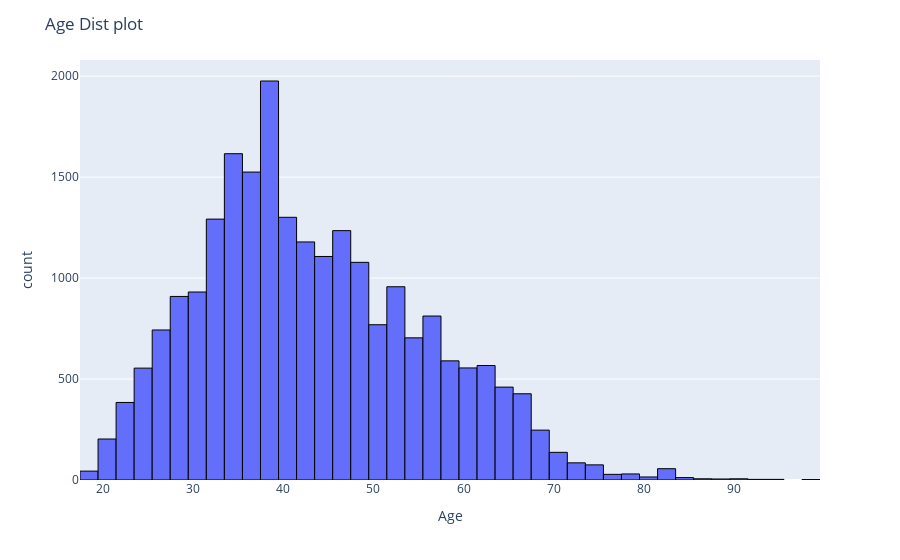
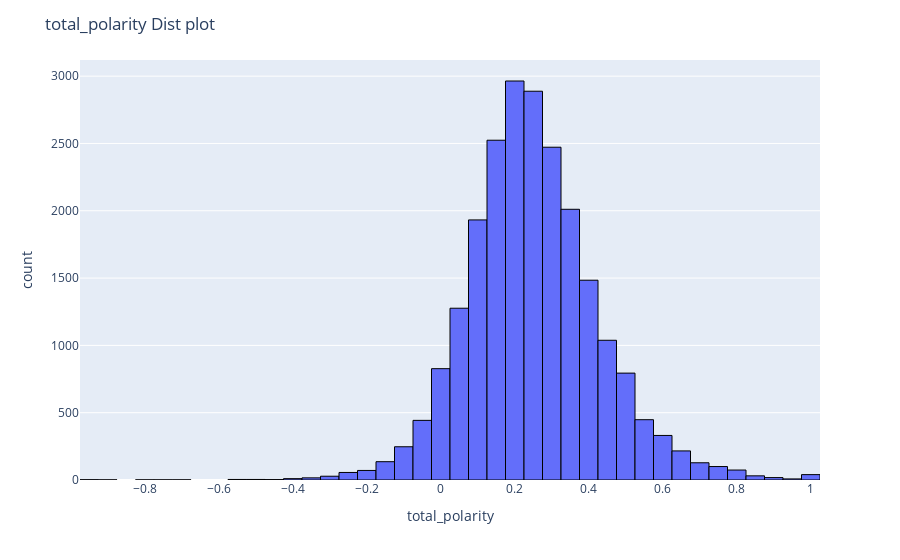

These figures' notebook cell, in order:
### Code cell
plot_dist(columns)

### Figure 1 — Plotly figure (JSON) as saved in the notebook; plotly's stock layout.template omitted (floating-point values rounded to 4 significant figures; data arrays with more than 128 entries replaced by an {"elided": "..."} marker saying what was removed)
{"data": [{"alignmentgroup": "True", "bingroup": "x", "hovertemplate": "Age=%{x}<br>count=%{y}<extra></extra>", "legendgroup": "", "marker": {"color": "#636efa", "line": {"color": "black", "width": 1}, "pattern": {"shape": ""}}, "name": "", "nbinsx": 50, "offsetgroup": "", "orientation": "v", "showlegend": false, "type": "histogram", "x": {"elided": "22628 int values"}, "xaxis": "x", "yaxis": "y"}], "layout": {"barmode": "relative", "legend": {"tracegroupgap": 0}, "margin": {"t": 60}, "title": {"text": "Age Dist plot"}, "xaxis": {"anchor": "y", "domain": [0, 1], "title": {"text": "Age"}}, "yaxis": {"anchor": "x", "domain": [0, 1], "title": {"text": "count"}}}}

### Figure 2 — Plotly figure (JSON) as saved in the notebook; plotly's stock layout.template omitted (floating-point values rounded to 4 significant figures; data arrays with more than 128 entries replaced by an {"elided": "..."} marker saying what was removed)
{"data": [{"alignmentgroup": "True", "bingroup": "x", "hovertemplate": "total_polarity=%{x}<br>count=%{y}<extra></extra>", "legendgroup": "", "marker": {"color": "#636efa", "line": {"color": "black", "width": 1}, "pattern": {"shape": ""}}, "name": "", "nbinsx": 50, "offsetgroup": "", "orientation": "v", "showlegend": false, "type": "histogram", "x": {"elided": "22628 float values"}, "xaxis": "x", "yaxis": "y"}], "layout": {"barmode": "relative", "legend": {"tracegroupgap": 0}, "margin": {"t": 60}, "title": {"text": "total_polarity Dist plot"}, "xaxis": {"anchor": "y", "domain": [0, 1], "title": {"text": "total_polarity"}}, "yaxis": {"anchor": "x", "domain": [0, 1], "title": {"text": "count"}}}}
